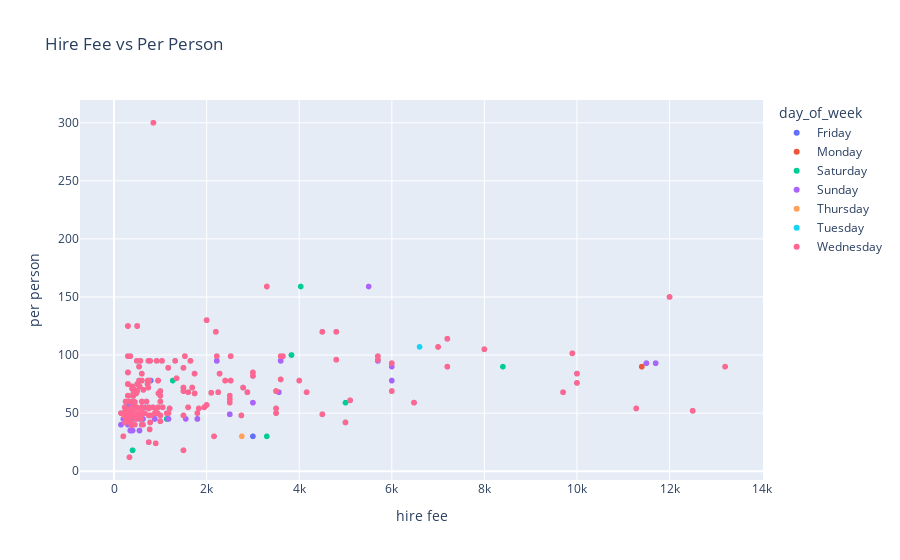

This figure's notebook cell:
### Markdown cell above
Finally, we plot our data in 2 separate plots, splitting the data by day_of_week:

### Code cell
fig = px.scatter(plotting_table, x="hire fee", y="per person", 
                 color = 'day_of_week', title = 'Hire Fee vs Per Person')
fig.show()

### Figure 1 — Plotly figure (JSON) as saved in the notebook; plotly's stock layout.template omitted (floating-point values rounded to 4 significant figures; data arrays with more than 128 entries replaced by an {"elided": "..."} marker saying what was removed)
{"data": [{"hovertemplate": "day_of_week=Friday<br>hire fee=%{x}<br>per person=%{y}<extra></extra>", "legendgroup": "Friday", "marker": {"color": "#636efa", "symbol": "circle"}, "mode": "markers", "name": "Friday", "showlegend": true, "type": "scattergl", "x": {"elided": "252 float values"}, "xaxis": "x", "y": {"elided": "252 float values"}, "yaxis": "y"}, {"hovertemplate": "day_of_week=Monday<br>hire fee=%{x}<br>per person=%{y}<extra></extra>", "legendgroup": "Monday", "marker": {"color": "#EF553B", "symbol": "circle"}, "mode": "markers", "name": "Monday", "showlegend": true, "type": "scattergl", "x": {"elided": "252 float values"}, "xaxis": "x", "y": {"elided": "252 float values"}, "yaxis": "y"}, {"hovertemplate": "day_of_week=Saturday<br>hire fee=%{x}<br>per person=%{y}<extra></extra>", "legendgroup": "Saturday", "marker": {"color": "#00cc96", "symbol": "circle"}, "mode": "markers", "name": "Saturday", "showlegend": true, "type": "scattergl", "x": {"elided": "180 float values"}, "xaxis": "x", "y": {"elided": "180 float values"}, "yaxis": "y"}, {"hovertemplate": "day_of_week=Sunday<br>hire fee=%{x}<br>per person=%{y}<extra></extra>", "legendgroup": "Sunday", "marker": {"color": "#ab63fa", "symbol": "circle"}, "mode": "markers", "name": "Sunday", "showlegend": true, "type": "scattergl", "x": {"elided": "179 float values"}, "xaxis": "x", "y": {"elided": "179 float values"}, "yaxis": "y"}, {"hovertemplate": "day_of_week=Thursday<br>hire fee=%{x}<br>per person=%{y}<extra></extra>", "legendgroup": "Thursday", "marker": {"color": "#FFA15A", "symbol": "circle"}, "mode": "markers", "name": "Thursday", "showlegend": true, "type": "scattergl", "x": {"elided": "252 float values"}, "xaxis": "x", "y": {"elided": "252 float values"}, "yaxis": "y"}, {"hovertemplate": "day_of_week=Tuesday<br>hire fee=%{x}<br>per person=%{y}<extra></extra>", "legendgroup": "Tuesday", "marker": {"color": "#19d3f3", "symbol": "circle"}, "mode": "markers", "name": "Tuesday", "showlegend": true, "type": "scattergl", "x": {"elided": "242 float values"}, "xaxis": "x", "y": {"elided": "242 float values"}, "yaxis": "y"}, {"hovertemplate": "day_of_week=Wednesday<br>hire fee=%{x}<br>per person=%{y}<extra></extra>", "legendgroup": "Wednesday", "marker": {"color": "#FF6692", "symbol": "circle"}, "mode": "markers", "name": "Wednesday", "showlegend": true, "type": "scattergl", "x": {"elided": "252 float values"}, "xaxis": "x", "y": {"elided": "252 float values"}, "yaxis": "y"}], "layout": {"autosize": true, "legend": {"title": {"text": "day_of_week"}, "tracegroupgap": 0}, "title": {"text": "Hire Fee vs Per Person"}, "xaxis": {"anchor": "y", "autorange": true, "domain": [0, 1], "range": [-711.6, 13990.0], "title": {"text": "hire fee"}, "type": "linear"}, "yaxis": {"anchor": "x", "autorange": true, "domain": [0, 1], "range": [-11.77, 323.8], "title": {"text": "per person"}, "type": "linear"}}}
